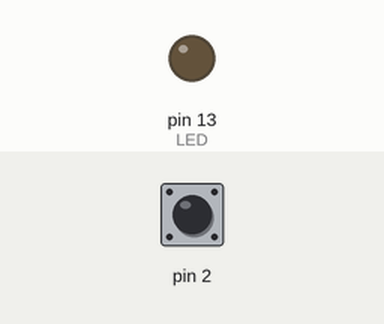
This sketch was run on a simulated Arduino Uno, built with avr-gcc and run on an emulated ATmega328P. Shown: output pins drawn as LEDs (lit = HIGH). The test bench sets the inputs (shaded band); at power-on: pin 2 HIGH.

Above: at 1.2 s.
1.3 s: pin 2 pulled LOW for 3.2 s
At 1.9 s:
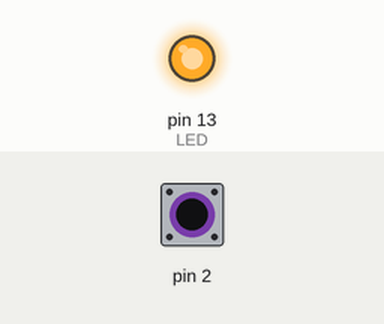
Timing chart, 0 to 9.0 s (numbered marks = the images above; inputs shaded):
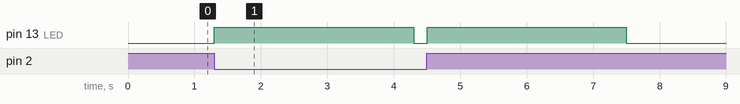

Measured:
- after the input at 1.3 s, pin 13 (LED): alternates HIGH for 3.0 s and LOW for 0.20 s, starting at once

The sketch:

sample4_8.ino
```cpp
void setup(){
  pinMode(2, INPUT_PULLUP);  // 기울기 센서를 D2에 연결
  pinMode(13,OUTPUT);        // 아두이노에 달린 LED(D13) 설정
}
void loop(){
  boolean sw=digitalRead(2);   // 기울기 센서 초기 설정
  while(sw == digitalRead(2)); // 기울기 센서 값이 바뀔 때까지 대기
  digitalWrite(13,HIGH);
  delay(3000);
  digitalWrite(13,LOW);
}
```
